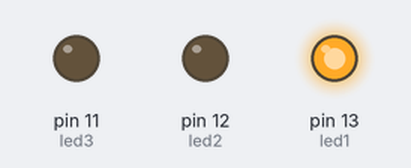
Recording of a sketch running on a simulated Arduino Uno, built with avr-gcc and run on an emulated ATmega328P. On the bench: output pins drawn as LEDs (lit = HIGH).

Above: at 0.5 s.
At 2.5 s:
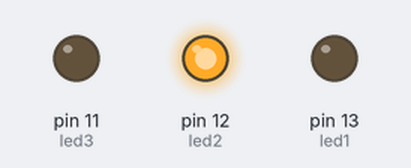
At 4.5 s:
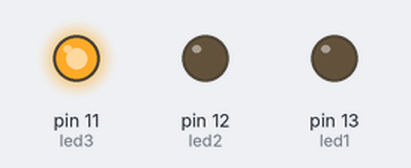
At 5.5 s:
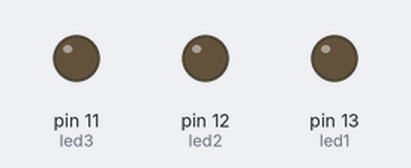
Timing chart, 0 to 7.8 s (numbered marks = the images above):
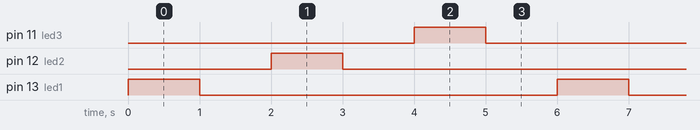

Measured:
- by itself, pin 11 (led3), pin 12 (led2), pin 13 (led1): alternates HIGH for 1.0 s and LOW for 5.0 s
- by itself, everything shown: repeats every 6.0 s, in 6 steps

The sketch:

trafficLight-1.ino
```cpp
int led1 = 13;
int led2 = 12;
int led3 = 11;
void setup() {
  pinMode(led1, OUTPUT);
  pinMode(led2, OUTPUT);
  pinMode(led3, OUTPUT);
}

void loop() {
  BlinkMe(led1);
  BlinkMe(led2);
  BlinkMe(led3);
}

void BlinkMe(int ledOn) {
  digitalWrite(ledOn, HIGH);
  delay(1000);
  digitalWrite(ledOn, LOW);
  delay(1000);
}
```
